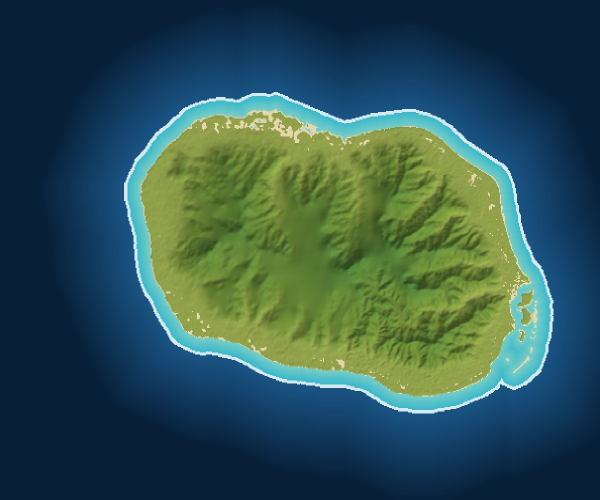
#> input picture rarotonga-tourist-map/v4/imagery.jpg, 1200 x 1000 px (shown at 1/2 size)
$ python test_fit_art.py
#> lines starting #> are read from the running program, lines starting #| are printed output that depends on the picture
"""fit_art.py must pull a painter's island back onto the real one.

There is no painting to test against, so one is made: the stand-in base map,
whose coastline matches the elevation grid exactly, is turned, stretched,
shifted and given a wobbly shore. A good fit puts that coastline back where it
started. Needs no network.
"""
import math, pathlib, subprocess, sys, tempfile
from PIL import Image

HERE = pathlib.Path(__file__).resolve().parent
ROOT = HERE.parent

src = Image.open(ROOT / "v4" / "imagery.jpg").convert("RGB")
#> src is the input picture: PIL image 1200x1000 RGB; mean R, G, B 48.7, 83.9, 83
W, H = src.size
#> W = 1200; H = 1000
art = Image.new("RGB", (round(W * 1.15), round(H * 1.05)), (12, 46, 92))
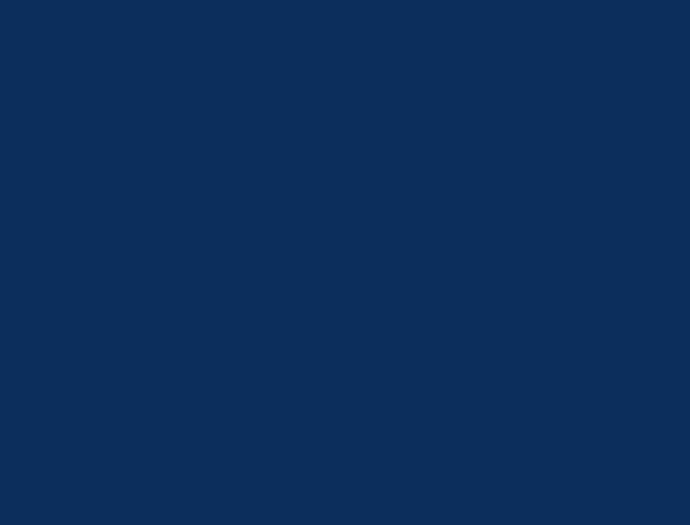
#> art: PIL image 1380x1050 RGB (shown at 1/2 size); mean R, G, B 12, 46, 92
sp, dp = src.load(), art.load()
ang = math.radians(7)
ca, sa = math.cos(ang), math.sin(ang)
cx, cy = art.width / 2 + 40, art.height / 2 - 25
#> cx = 730; cy = 500
for j in range(art.height):
    for i in range(art.width):
        dx, dy = i - cx, j - cy
        r, a = math.hypot(dx, dy), math.atan2(dy, dx)
        r /= 1 + 0.06 * math.sin(3 * a) + 0.04 * math.cos(2 * a)     # a painter's coast
        dx, dy = math.cos(a) * r, math.sin(a) * r
        x = W / 2 + (dx * ca + dy * sa) / 1.18
        y = H / 2 + (-dx * sa + dy * ca) / 0.94
        if 0 <= x < W - 1 and 0 <= y < H - 1:
            dp[i, j] = sp[int(x), int(y)]

with tempfile.TemporaryDirectory() as tmp:
    tmp = pathlib.Path(tmp)
    art.save(tmp / "art.png")
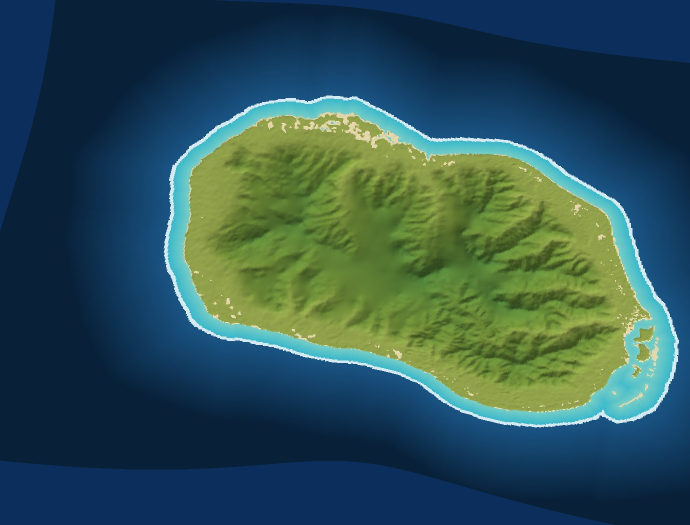
#> saved as art.png: PIL image 1380x1050 RGB (shown at 1/2 size); mean R, G, B 46.8, 82.2, 85.2
#> (the run stopped early here; a loop or call above may not have finished)
